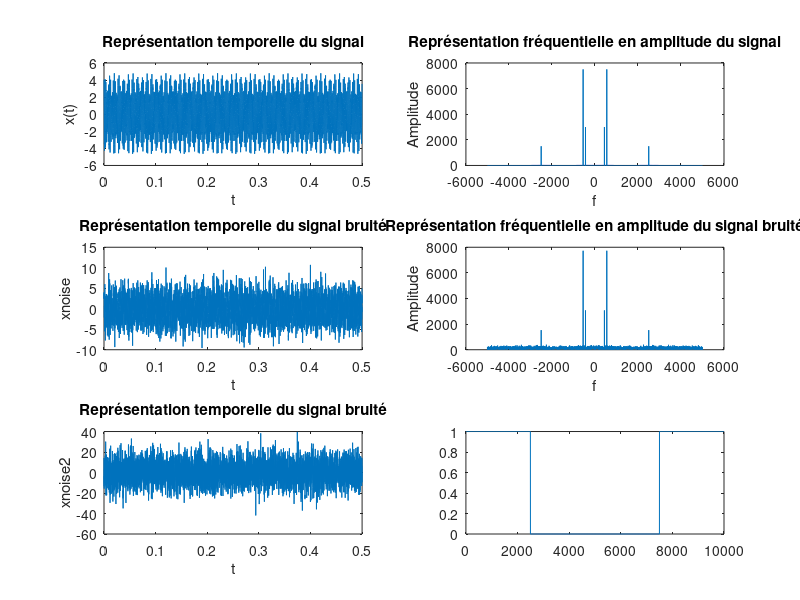

The MATLAB script that drew this image: (Note: this script raises an error after producing the figure.)
clear all
close all
clc 

fe=10000;
Te=1/fe;
N=5000;
t = 0:Te:(N-1)*Te;
pi=3.14159265359;
%Représentation temporelle du signal

x = 1.2*cos(2*3.141592*440*t+1.2)+3*cos(2*3.141592*550*t)+0.6*cos(2*3.141592*2500*t);
x2 = 1.2*cos(2*pi*440*t+1.2)+3*cos(2*pi*550*t);
%%subplot(2,1,1)
%plot(t,x)
xlabel('t');
ylabel('x(t)');
title('Représentation temporelle du signal');
sound(x)

% Spectre du signal

f = (0:N-1)*(fe/N);
fshift = (-N/2:N/2-1)*(fe/N);
y=fft(x);

%plot(fshift,fftshift(abs(y)));
xlabel('f');
ylabel('Amplitude');
title('Représentation fréquentielle en amplitude du signal');

% Ajout du bruit

xnoise = x+2*randn(size(x));
plot(t,xnoise)
plot(t,xnoise)
xlabel('t');
ylabel('xnoise');
title('Représentation temporelle du signal bruité');
%sound(xnoise)

%Spectre du signal bruité
f = (0:N-1)*(fe/N);
fshift = (-N/2:N/2-1)*(fe/N);
ynoise=fft(xnoise);
plot(fshift,fftshift(abs(ynoise)));
xlabel('f');
ylabel('Amplitude');
title('Représentation fréquentielle en amplitude du signal bruité');

xnoise2 = x+10*randn(size(x));
plot(t,xnoise2)
xlabel('t');
ylabel('xnoise2');
title('Représentation temporelle du signal bruité');
%sound(xnoise)

%Spectre du signal bruité
f = (0:N-1)*(fe/N);
fshift = (-N/2:N/2-1)*(fe/N);
ynoise2=fft(xnoise2);
plot(fshift,fftshift(abs(ynoise2)));
xlabel('f');
ylabel('Amplitude');
title('Représentation fréquentielle en amplitude du signal bruité');

subplot(321)
plot(t,x)
xlabel('t');
ylabel('x(t)');
title('Représentation temporelle du signal');

subplot(322)
plot(fshift,fftshift(abs(y)));
xlabel('f');
ylabel('Amplitude');
title('Représentation fréquentielle en amplitude du signal');

subplot(323)
plot(t,xnoise)
xlabel('t');
ylabel('xnoise');
title('Représentation temporelle du signal bruité');


subplot(324)
plot(fshift,fftshift(abs(ynoise)));
xlabel('f');
ylabel('Amplitude');
title('Représentation fréquentielle en amplitude du signal bruité');

subplot(325)
plot(t,xnoise2)
xlabel('t');
ylabel('xnoise2');
title('Représentation temporelle du signal bruité');

subplot(326)
plot(fshift,fftshift(abs(ynoise2)));
xlabel('f');
ylabel('Amplitude');
title('Représentation fréquentielle en amplitude du signal bruité');

%Conception du filtre

fc=2500
pass_bas=zeros(size(x));
index_fc = ceil((fc*N)/fe);
pass_bas(1:index_fc)= 1;
pass_bas(N-index_fc+1:N) = 1;
xlabel('f');
ylabel('Amplitude')
title('Filtre pass-bas');
plot(f,pass_bas);

% Filtrage 

sign_freq = pass_bas.*y; 
%plot(f,sign_freq);
filtered_sign = ifft(sign_freq,"symmetric");
plot(fshift,fftshift(abs(fft(filtered_sign))));
xlabel('f');
ylabel('Amplitude');
title('Représentation fréquentielle en amplitude du signal filtré');


subplot(211)
plot(t,x)
xlabel('t');
ylabel('x(t)');
title('Représentation temporelle du signal iniltial');
subplot(212)
plot(t,filtered_sign)
xlabel('t');
ylabel('x(t)');
title('Représentation temporelle du signal filtré');
sound(filtered_sign)